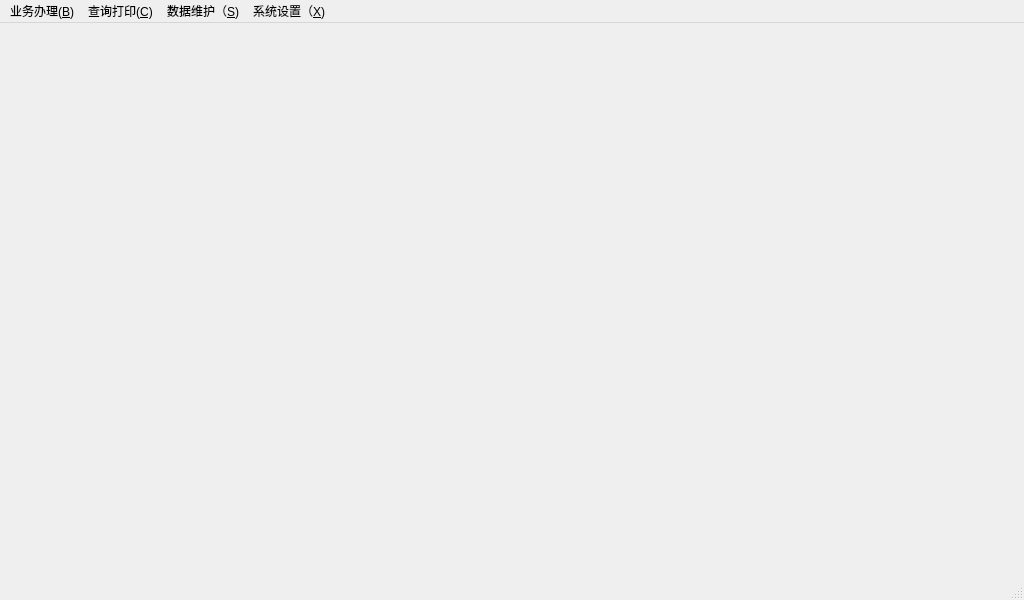
<?xml version="1.0" encoding="UTF-8"?>
<ui version="4.0">
 <class>mainWin</class>
 <widget class="QMainWindow" name="mainWin">
  <property name="geometry">
   <rect>
    <x>0</x>
    <y>0</y>
    <width>1024</width>
    <height>600</height>
   </rect>
  </property>
  <property name="sizePolicy">
   <sizepolicy hsizetype="Maximum" vsizetype="Maximum">
    <horstretch>0</horstretch>
    <verstretch>0</verstretch>
   </sizepolicy>
  </property>
  <property name="maximumSize">
   <size>
    <width>16777215</width>
    <height>16777215</height>
   </size>
  </property>
  <property name="baseSize">
   <size>
    <width>0</width>
    <height>0</height>
   </size>
  </property>
  <property name="windowTitle">
   <string>车辆缴费系统</string>
  </property>
  <property name="windowIcon">
   <iconset>
    <normaloff>logo.png</normaloff>logo.png</iconset>
  </property>
  <widget class="QWidget" name="centralwidget">
   <widget class="QWidget" name="gridLayoutWidget">
    <property name="geometry">
     <rect>
      <x>2</x>
      <y>6</y>
      <width>1021</width>
      <height>637</height>
     </rect>
    </property>
    <layout class="QGridLayout" name="MaingridLayout"/>
   </widget>
  </widget>
  <widget class="QMenuBar" name="menubar">
   <property name="geometry">
    <rect>
     <x>0</x>
     <y>0</y>
     <width>1024</width>
     <height>17</height>
    </rect>
   </property>
   <widget class="QMenu" name="menu_B">
    <property name="title">
     <string>业务办理(&amp;B)</string>
    </property>
    <addaction name="separator"/>
    <addaction name="action_J"/>
   </widget>
   <widget class="QMenu" name="menu_C">
    <property name="title">
     <string>查询打印(&amp;C)</string>
    </property>
    <addaction name="action_C"/>
    <addaction name="separator"/>
    <addaction name="action_M"/>
    <addaction name="separator"/>
    <addaction name="action_Y"/>
    <addaction name="separator"/>
   </widget>
   <widget class="QMenu" name="menu_S">
    <property name="title">
     <string>数据维护（&amp;S)</string>
    </property>
    <addaction name="separator"/>
    <addaction name="action_L"/>
    <addaction name="action_D"/>
    <addaction name="separator"/>
    <addaction name="action_Z"/>
    <addaction name="separator"/>
    <addaction name="action_F"/>
    <addaction name="separator"/>
    <addaction name="action_R"/>
    <addaction name="separator"/>
   </widget>
   <widget class="QMenu" name="menu_X">
    <property name="title">
     <string>系统设置（&amp;X)</string>
    </property>
    <addaction name="action_B"/>
    <addaction name="separator"/>
    <addaction name="action_T"/>
    <addaction name="separator"/>
    <addaction name="action_N"/>
    <addaction name="separator"/>
    <addaction name="action_H"/>
    <addaction name="separator"/>
   </widget>
   <addaction name="menu_B"/>
   <addaction name="menu_C"/>
   <addaction name="menu_S"/>
   <addaction name="menu_X"/>
  </widget>
  <widget class="QStatusBar" name="sb"/>
  <action name="action_J">
   <property name="icon">
    <iconset>
     <normaloff>ico/rent-a-car.png</normaloff>ico/rent-a-car.png</iconset>
   </property>
   <property name="text">
    <string>车辆缴费(&amp;J)</string>
   </property>
   <property name="font">
    <font>
     <pointsize>10</pointsize>
    </font>
   </property>
   <property name="menuRole">
    <enum>QAction::QuitRole</enum>
   </property>
   <property name="iconVisibleInMenu">
    <bool>true</bool>
   </property>
   <property name="priority">
    <enum>QAction::LowPriority</enum>
   </property>
  </action>
  <action name="action_C">
   <property name="icon">
    <iconset>
     <normaloff>ico/analysis.png</normaloff>ico/analysis.png</iconset>
   </property>
   <property name="text">
    <string>信息查询(&amp;C)</string>
   </property>
  </action>
  <action name="action_M">
   <property name="icon">
    <iconset>
     <normaloff>ico/业主中心-物业缴费.png</normaloff>ico/业主中心-物业缴费.png</iconset>
   </property>
   <property name="text">
    <string>每日清单(&amp;M)</string>
   </property>
  </action>
  <action name="action_Y">
   <property name="icon">
    <iconset>
     <normaloff>ico/已缴费 copy@1x.png</normaloff>ico/已缴费 copy@1x.png</iconset>
   </property>
   <property name="text">
    <string>月结清单(&amp;Y)</string>
   </property>
  </action>
  <action name="action_B">
   <property name="icon">
    <iconset>
     <normaloff>ico/usb.png</normaloff>ico/usb.png</iconset>
   </property>
   <property name="text">
    <string>数据库备份(&amp;B)</string>
   </property>
  </action>
  <action name="action_T">
   <property name="icon">
    <iconset>
     <normaloff>ico/calenda.png</normaloff>ico/calenda.png</iconset>
   </property>
   <property name="text">
    <string>数据库同步(&amp;T)</string>
   </property>
  </action>
  <action name="action_L">
   <property name="icon">
    <iconset>
     <normaloff>ico/bus.png</normaloff>ico/bus.png</iconset>
   </property>
   <property name="text">
    <string>车辆类别(&amp;L)</string>
   </property>
  </action>
  <action name="action_D">
   <property name="icon">
    <iconset>
     <normaloff>ico/flag-china.png</normaloff>ico/flag-china.png</iconset>
   </property>
   <property name="text">
    <string>车牌地区(&amp;D)</string>
   </property>
  </action>
  <action name="action_Z">
   <property name="icon">
    <iconset>
     <normaloff>ico/接车开单.png</normaloff>ico/接车开单.png</iconset>
   </property>
   <property name="text">
    <string>站点维护(&amp;Z)</string>
   </property>
  </action>
  <action name="action_F">
   <property name="icon">
    <iconset>
     <normaloff>ico/充值缴费.png</normaloff>ico/充值缴费.png</iconset>
   </property>
   <property name="text">
    <string>缴费金额(&amp;F)</string>
   </property>
  </action>
  <action name="action_R">
   <property name="enabled">
    <bool>false</bool>
   </property>
   <property name="icon">
    <iconset>
     <normaloff>ico/teacher-male.png</normaloff>ico/teacher-male.png</iconset>
   </property>
   <property name="text">
    <string>人员维护(&amp;R)</string>
   </property>
  </action>
  <action name="action_N">
   <property name="icon">
    <iconset>
     <normaloff>ico/精美主题.png</normaloff>ico/精美主题.png</iconset>
   </property>
   <property name="text">
    <string>数据初始化(&amp;M)</string>
   </property>
  </action>
  <action name="action_H">
   <property name="text">
    <string>异地数据库(D)</string>
   </property>
  </action>
 </widget>
 <resources/>
 <connections/>
</ui>
